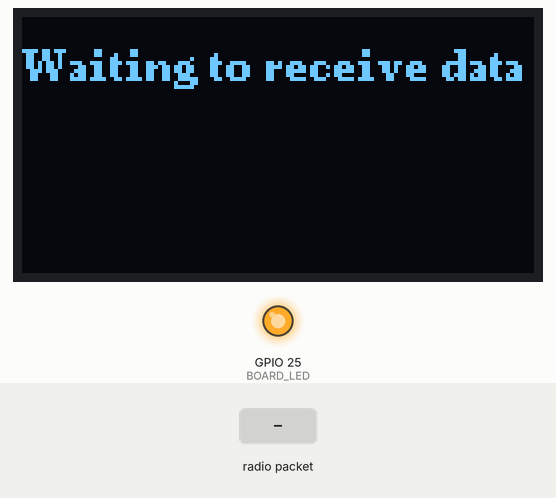
Recording of a sketch running on a simulated ESP32. On the bench: 128×64 one-colour display, output pins drawn as LEDs (lit = HIGH). Inputs (shaded band) come from the test bench. Storage starts empty; no radio packets arrive unless stated; nothing arrives over Bluetooth unless stated; what the sketch prints to the serial monitor is not drawn.

Above: at 8.9 s.
9.0 s: radio packet "clear" arrives
At 10.3 s:
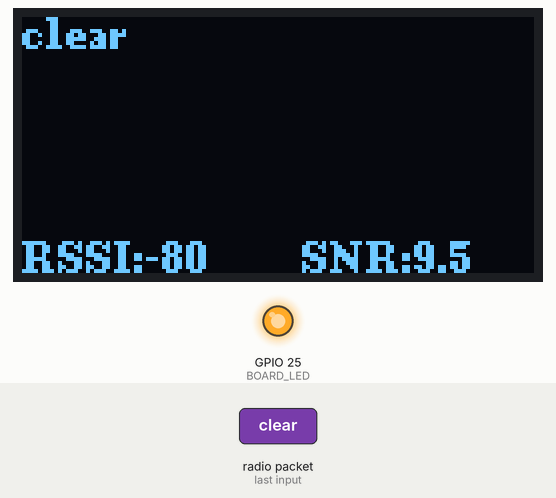
10.6 s: radio packet "count" arrives
At 11.8 s:
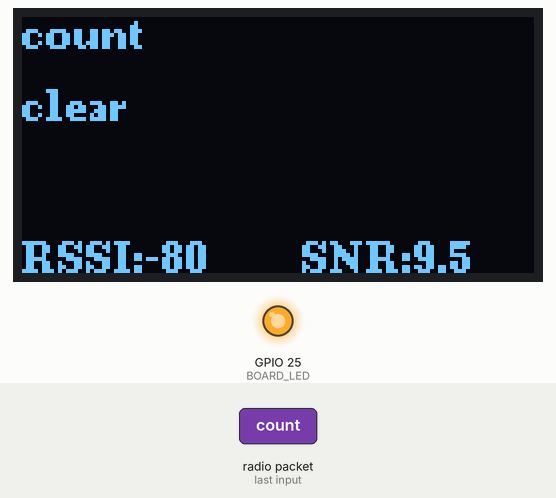
12.2 s: radio packet "log" arrives
At 13.0 s:
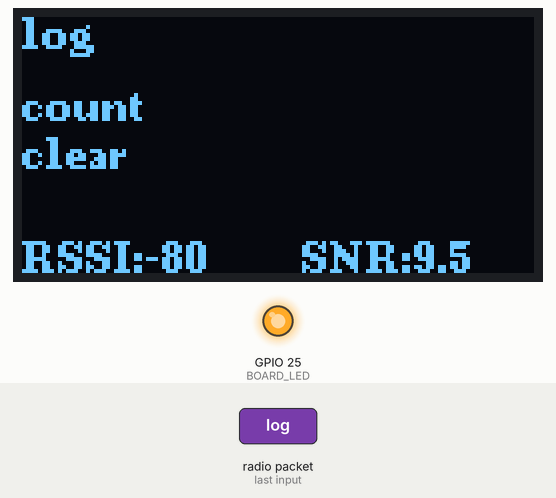
13.8 s: radio packet "1" arrives
At 14.2 s:
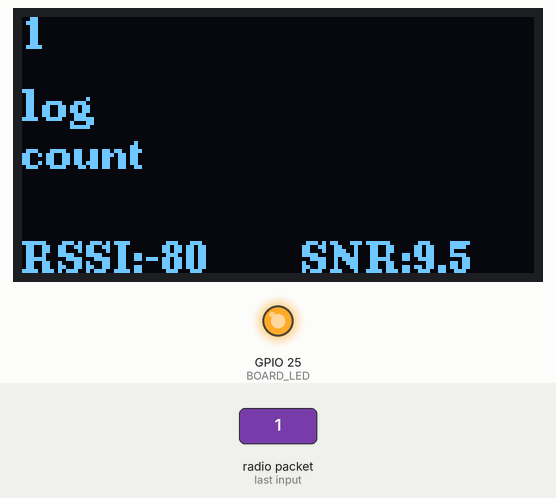
15.4 s: radio packet "0" arrives
At 16.7 s:
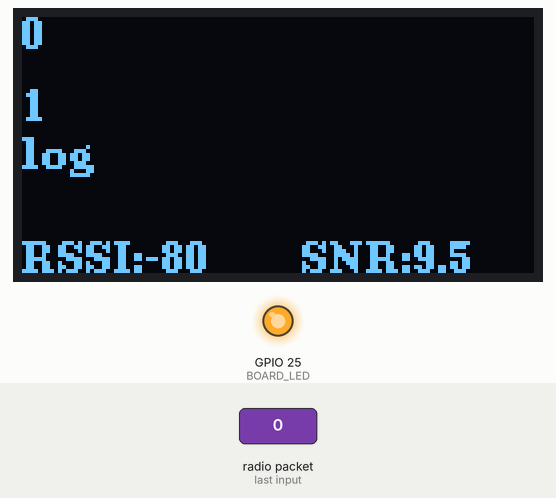
17.0 s: radio packet "2" arrives
At 17.9 s:
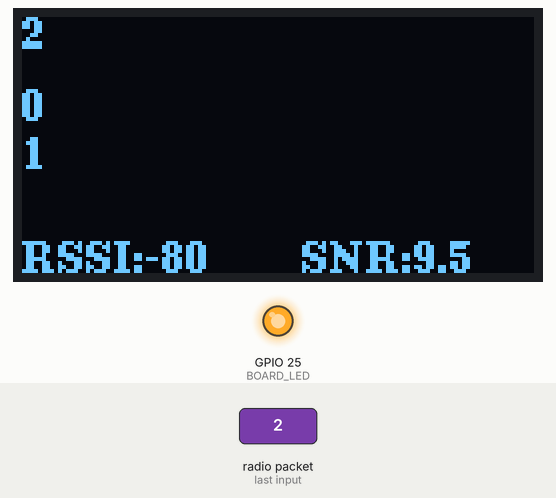
Timing chart, 0 to 19.6 s (numbered marks = the images above; inputs shaded):
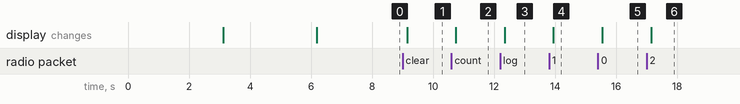

The sketch:

receive.ino
```cpp
// Repo:
// https://github.com/2021sam/LoRa_locate

// Setup:
//  Board:
//   Tools -> Boards -> Boards Manager -> esp32 -> install esp32 by Espressif Systems
//   Tools -> Board -> TTGO LoRa32-OLED
//   https://github.com/Xinyuan-LilyGO/LilyGo-LoRa-Series

//  Libraries:
// https://github.com/sandeepmistry/arduino-LoRa
// https://github.com/olikraus/u8g2


#include <LoRa.h>
#include "boards.h"
#include "BluetoothSerial.h"

String recv1 = "";
String recv2 = "";
String recv3 = "";
#define ARRAYSIZE 2000
String gps_path[ARRAYSIZE] = { "uno", "duo", "tri" };

//#define USE_PIN // Uncomment this to use PIN during pairing. The pin is specified on the line below
const char *pin = "1234";  // Change this to more secure PIN.

String device_name = "ESP32-BT-GPS";

#if !defined(CONFIG_BT_ENABLED) || !defined(CONFIG_BLUEDROID_ENABLED)
#error Bluetooth is not enabled! Please run `make menuconfig` to and enable it
#endif

#if !defined(CONFIG_BT_SPP_ENABLED)
#error Serial Bluetooth not available or not enabled. It is only available for the ESP32 chip.
#endif

BluetoothSerial SerialBT;
int count_received = 0;


void bluetooth_setup() {
  Serial.begin(115200);
  SerialBT.begin(device_name);  //Bluetooth device name
  Serial.printf("The device with name \"%s\" is started.\nNow you can pair it with Bluetooth!\n", device_name.c_str());
//Serial.printf("The device with name \"%s\" and MAC address %s is started.\nNow you can pair it with Bluetooth!\n", device_name.c_str(), SerialBT.getMacString()); // Use this after the MAC method is implemented
#ifdef USE_PIN
  SerialBT.setPin(pin);
  Serial.println("Using PIN");
#endif
}

void setup() {
  initBoard();
  // When the power is turned on, a delay is required.
  delay(1500);
  Serial.println("LoRa Receiver");
  Serial.println(LoRa_frequency);
  Serial.println(RADIO_CS_PIN);
  Serial.println(RADIO_RST_PIN);
  Serial.println(RADIO_DIO0_PIN);
  LoRa.setPins(RADIO_CS_PIN, RADIO_RST_PIN, RADIO_DIO0_PIN);
  if (!LoRa.begin(LoRa_frequency)) {
    Serial.println("Starting LoRa failed!");
    while (1)
      ;
  }
  bluetooth_setup();
}

void transmit_Bluetooth(String recv) {
  SerialBT.println("https://www.google.com/maps/dir//" + recv);
  delay(20);
}


void read_bluetooth_loop() {
  String recv = "";
  char incoming_char = '\0';
  int c = 0;
  while (SerialBT.available()) {
    incoming_char = (char)SerialBT.read();
    if (incoming_char != '\n' && incoming_char != '\r') {
      recv += incoming_char;
      c++;
    }
  }

  if (recv.length()) {
    if (recv.equals("clear")) {
      count_received = 0;
    }

    if (recv.equals("count")) {
      SerialBT.print("GPS pins: ");
      SerialBT.println(count_received);
    }

    if (recv.equals("log"))
    {
      Serial.println("Satellites,HDOP,Time,Latitude,Longitude,Altitude_meters,speed_kmph");
      SerialBT.println("Satellites,HDOP,Time,Latitude,Longitude,Altitude_meters,speed_kmph");
      for (int i = 0; i < count_received; i++) {
        Serial.print(i);
        Serial.print(": ");
        Serial.println(gps_path[i]);
        SerialBT.println(gps_path[i]);
      }
    }
  }
}

void read_LoRa_loop() {
  int packetSize = LoRa.parsePacket();
  if (packetSize) {
    String recv = "";
    while (LoRa.available()) {
      recv += (char)LoRa.read();
    }
    if (recv.length() > 0) {
      gps_path[count_received] = recv;
      Serial.print(++count_received);
      Serial.print(": ");
      Serial.println(recv);

      delay(40);  //  May need a delay on this side to reset for a send or other side to reset to receive.  30 may work
      LoRa.beginPacket();
      LoRa.print("Confirm: ");
      LoRa.print(count_received);
      LoRa.endPacket();
      transmit_Bluetooth(recv);
    }

    recv3 = recv2;
    recv2 = recv1;
    recv1 = recv;

    if (u8g2) {
      u8g2->clearBuffer();
      char buf[256];
      u8g2->drawStr(0, 8, recv1.c_str());
      u8g2->drawStr(0, 26, recv2.c_str());
      u8g2->drawStr(0, 38, recv3.c_str());
      snprintf(buf, sizeof(buf), "RSSI:%i", LoRa.packetRssi());
      u8g2->drawStr(0, 64, buf);
      snprintf(buf, sizeof(buf), "SNR:%.1f", LoRa.packetSnr());
      u8g2->drawStr(70, 64, buf);
      u8g2->sendBuffer();
    }
  }
}


void loop(){
  read_LoRa_loop();
  read_bluetooth_loop();
}
```

boards.h
```cpp
#include <Arduino.h>
#include <SPI.h>
#include <Wire.h>
#include "utilities.h"

#ifdef HAS_SDCARD
#include <SD.h>
#include <FS.h>
#endif

#ifdef HAS_DISPLAY
#include <U8g2lib.h>

#ifndef DISPLAY_MODEL
#define DISPLAY_MODEL U8G2_SSD1306_128X64_NONAME_F_HW_I2C
#endif

DISPLAY_MODEL *u8g2 = nullptr;
#endif

#ifndef OLED_WIRE_PORT
#define OLED_WIRE_PORT Wire
#endif

#if defined(HAS_PMU)
#include "XPowersLib.h"


XPowersLibInterface *PMU = NULL;

#ifndef PMU_WIRE_PORT
#define PMU_WIRE_PORT   Wire
#endif


bool pmuInterrupt;

void setPmuFlag()
{
    pmuInterrupt = true;
}


bool initPMU()
{
    if (!PMU) {
        PMU = new XPowersAXP2101(PMU_WIRE_PORT);
        if (!PMU->init()) {
            Serial.println("Warning: Failed to find AXP2101 power management");
            delete PMU;
            PMU = NULL;
        } else {
            Serial.println("AXP2101 PMU init succeeded, using AXP2101 PMU");
        }
    }

    if (!PMU) {
        PMU = new XPowersAXP192(PMU_WIRE_PORT);
        if (!PMU->init()) {
            Serial.println("Warning: Failed to find AXP192 power management");
            delete PMU;
            PMU = NULL;
        } else {
            Serial.println("AXP192 PMU init succeeded, using AXP192 PMU");
        }
    }

    if (!PMU) {
        return false;
    }

    PMU->setChargingLedMode(XPOWERS_CHG_LED_BLINK_1HZ);

    pinMode(PMU_IRQ, INPUT_PULLUP);
    attachInterrupt(PMU_IRQ, setPmuFlag, FALLING);

    if (PMU->getChipModel() == XPOWERS_AXP192) {

        PMU->setProtectedChannel(XPOWERS_DCDC3);

        // lora
        PMU->setPowerChannelVoltage(XPOWERS_LDO2, 3300);
        // gps
        PMU->setPowerChannelVoltage(XPOWERS_LDO3, 3300);
        // oled
        PMU->setPowerChannelVoltage(XPOWERS_DCDC1, 3300);

        PMU->enablePowerOutput(XPOWERS_LDO2);
        PMU->enablePowerOutput(XPOWERS_LDO3);

        //protected oled power source
        PMU->setProtectedChannel(XPOWERS_DCDC1);
        //protected esp32 power source
        PMU->setProtectedChannel(XPOWERS_DCDC3);
        // enable oled power
        PMU->enablePowerOutput(XPOWERS_DCDC1);

        //disable not use channel
        PMU->disablePowerOutput(XPOWERS_DCDC2);

        PMU->disableIRQ(XPOWERS_AXP192_ALL_IRQ);

        PMU->enableIRQ(XPOWERS_AXP192_VBUS_REMOVE_IRQ |
                       XPOWERS_AXP192_VBUS_INSERT_IRQ |
                       XPOWERS_AXP192_BAT_CHG_DONE_IRQ |
                       XPOWERS_AXP192_BAT_CHG_START_IRQ |
                       XPOWERS_AXP192_BAT_REMOVE_IRQ |
                       XPOWERS_AXP192_BAT_INSERT_IRQ |
                       XPOWERS_AXP192_PKEY_SHORT_IRQ
                      );

    } else if (PMU->getChipModel() == XPOWERS_AXP2101) {

#if defined(CONFIG_IDF_TARGET_ESP32)
        //Unuse power channel
        PMU->disablePowerOutput(XPOWERS_DCDC2);
        PMU->disablePowerOutput(XPOWERS_DCDC3);
        PMU->disablePowerOutput(XPOWERS_DCDC4);
        PMU->disablePowerOutput(XPOWERS_DCDC5);
        PMU->disablePowerOutput(XPOWERS_ALDO1);
        PMU->disablePowerOutput(XPOWERS_ALDO4);
        PMU->disablePowerOutput(XPOWERS_BLDO1);
        PMU->disablePowerOutput(XPOWERS_BLDO2);
        PMU->disablePowerOutput(XPOWERS_DLDO1);
        PMU->disablePowerOutput(XPOWERS_DLDO2);

        // GNSS RTC PowerVDD 3300mV
        PMU->setPowerChannelVoltage(XPOWERS_VBACKUP, 3300);
        PMU->enablePowerOutput(XPOWERS_VBACKUP);

        //ESP32 VDD 3300mV
        // ! No need to set, automatically open , Don't close it
        // PMU->setPowerChannelVoltage(XPOWERS_DCDC1, 3300);
        // PMU->setProtectedChannel(XPOWERS_DCDC1);
        PMU->setProtectedChannel(XPOWERS_DCDC1);

        // LoRa VDD 3300mV
        PMU->setPowerChannelVoltage(XPOWERS_ALDO2, 3300);
        PMU->enablePowerOutput(XPOWERS_ALDO2);

        //GNSS VDD 3300mV
        PMU->setPowerChannelVoltage(XPOWERS_ALDO3, 3300);
        PMU->enablePowerOutput(XPOWERS_ALDO3);

#endif /*CONFIG_IDF_TARGET_ESP32*/


#if defined(LILYGO_TBeamS3_SUPREME_V3_0)

        //t-beam m.2 inface
        //gps
        PMU->setPowerChannelVoltage(XPOWERS_ALDO4, 3300);
        PMU->enablePowerOutput(XPOWERS_ALDO4);

        // lora
        PMU->setPowerChannelVoltage(XPOWERS_ALDO3, 3300);
        PMU->enablePowerOutput(XPOWERS_ALDO3);

        // In order to avoid bus occupation, during initialization, the SD card and QMC sensor are powered off and restarted
        if (ESP_SLEEP_WAKEUP_UNDEFINED == esp_sleep_get_wakeup_cause()) {
            Serial.println("Power off and restart ALDO BLDO..");
            PMU->disablePowerOutput(XPOWERS_ALDO1);
            PMU->disablePowerOutput(XPOWERS_ALDO2);
            PMU->disablePowerOutput(XPOWERS_BLDO1);
            delay(250);
        }

        // Sensor
        PMU->setPowerChannelVoltage(XPOWERS_ALDO1, 3300);
        PMU->enablePowerOutput(XPOWERS_ALDO1);

        PMU->setPowerChannelVoltage(XPOWERS_ALDO2, 3300);
        PMU->enablePowerOutput(XPOWERS_ALDO2);

        //Sdcard

        PMU->setPowerChannelVoltage(XPOWERS_BLDO1, 3300);
        PMU->enablePowerOutput(XPOWERS_BLDO1);

        PMU->setPowerChannelVoltage(XPOWERS_BLDO2, 3300);
        PMU->enablePowerOutput(XPOWERS_BLDO2);

        //face m.2
        PMU->setPowerChannelVoltage(XPOWERS_DCDC3, 3300);
        PMU->enablePowerOutput(XPOWERS_DCDC3);

        PMU->setPowerChannelVoltage(XPOWERS_DCDC4, XPOWERS_AXP2101_DCDC4_VOL2_MAX);
        PMU->enablePowerOutput(XPOWERS_DCDC4);

        PMU->setPowerChannelVoltage(XPOWERS_DCDC5, 3300);
        PMU->enablePowerOutput(XPOWERS_DCDC5);


        //not use channel
        PMU->disablePowerOutput(XPOWERS_DCDC2);
        // PMU->disablePowerOutput(XPOWERS_DCDC4);
        // PMU->disablePowerOutput(XPOWERS_DCDC5);
        PMU->disablePowerOutput(XPOWERS_DLDO1);
        PMU->disablePowerOutput(XPOWERS_DLDO2);
        PMU->disablePowerOutput(XPOWERS_VBACKUP);

        // Set constant current charge current limit
        PMU->setChargerConstantCurr(XPOWERS_AXP2101_CHG_CUR_500MA);

        // Set charge cut-off voltage
        PMU->setChargeTargetVoltage(XPOWERS_AXP2101_CHG_VOL_4V2);

        // Disable all interrupts
        PMU->disableIRQ(XPOWERS_AXP2101_ALL_IRQ);
        // Clear all interrupt flags
        PMU->clearIrqStatus();
        // Enable the required interrupt function
        PMU->enableIRQ(
            XPOWERS_AXP2101_BAT_INSERT_IRQ    | XPOWERS_AXP2101_BAT_REMOVE_IRQ      |   //BATTERY
            XPOWERS_AXP2101_VBUS_INSERT_IRQ   | XPOWERS_AXP2101_VBUS_REMOVE_IRQ     |   //VBUS
            XPOWERS_AXP2101_PKEY_SHORT_IRQ    | XPOWERS_AXP2101_PKEY_LONG_IRQ       |   //POWER KEY
            XPOWERS_AXP2101_BAT_CHG_DONE_IRQ  | XPOWERS_AXP2101_BAT_CHG_START_IRQ       //CHARGE
            // XPOWERS_AXP2101_PKEY_NEGATIVE_IRQ | XPOWERS_AXP2101_PKEY_POSITIVE_IRQ   |   //POWER KEY
        );

#endif
    }

    PMU->enableSystemVoltageMeasure();
    PMU->enableVbusVoltageMeasure();
    PMU->enableBattVoltageMeasure();
    // It is necessary to disable the detection function of the TS pin on the board
    // without the battery temperature detection function, otherwise it will cause abnormal charging
    PMU->disableTSPinMeasure();

    Serial.printf("=========================================\n");
    if (PMU->isChannelAvailable(XPOWERS_DCDC1)) {
        Serial.printf("DC1  : %s   Voltage: %04u mV \n",  PMU->isPowerChannelEnable(XPOWERS_DCDC1)  ? "+" : "-",  PMU->getPowerChannelVoltage(XPOWERS_DCDC1));
    }
    if (PMU->isChannelAvailable(XPOWERS_DCDC2)) {
        Serial.printf("DC2  : %s   Voltage: %04u mV \n",  PMU->isPowerChannelEnable(XPOWERS_DCDC2)  ? "+" : "-",  PMU->getPowerChannelVoltage(XPOWERS_DCDC2));
    }
    if (PMU->isChannelAvailable(XPOWERS_DCDC3)) {
        Serial.printf("DC3  : %s   Voltage: %04u mV \n",  PMU->isPowerChannelEnable(XPOWERS_DCDC3)  ? "+" : "-",  PMU->getPowerChannelVoltage(XPOWERS_DCDC3));
    }
    if (PMU->isChannelAvailable(XPOWERS_DCDC4)) {
        Serial.printf("DC4  : %s   Voltage: %04u mV \n",  PMU->isPowerChannelEnable(XPOWERS_DCDC4)  ? "+" : "-",  PMU->getPowerChannelVoltage(XPOWERS_DCDC4));
    }
    if (PMU->isChannelAvailable(XPOWERS_DCDC5)) {
        Serial.printf("DC5  : %s   Voltage: %04u mV \n",  PMU->isPowerChannelEnable(XPOWERS_DCDC5)  ? "+" : "-",  PMU->getPowerChannelVoltage(XPOWERS_DCDC5));
    }
    if (PMU->isChannelAvailable(XPOWERS_LDO2)) {
        Serial.printf("LDO2 : %s   Voltage: %04u mV \n",  PMU->isPowerChannelEnable(XPOWERS_LDO2)   ? "+" : "-",  PMU->getPowerChannelVoltage(XPOWERS_LDO2));
    }
    if (PMU->isChannelAvailable(XPOWERS_LDO3)) {
        Serial.printf("LDO3 : %s   Voltage: %04u mV \n",  PMU->isPowerChannelEnable(XPOWERS_LDO3)   ? "+" : "-",  PMU->getPowerChannelVoltage(XPOWERS_LDO3));
    }
    if (PMU->isChannelAvailable(XPOWERS_ALDO1)) {
        Serial.printf("ALDO1: %s   Voltage: %04u mV \n",  PMU->isPowerChannelEnable(XPOWERS_ALDO1)  ? "+" : "-",  PMU->getPowerChannelVoltage(XPOWERS_ALDO1));
    }
    if (PMU->isChannelAvailable(XPOWERS_ALDO2)) {
        Serial.printf("ALDO2: %s   Voltage: %04u mV \n",  PMU->isPowerChannelEnable(XPOWERS_ALDO2)  ? "+" : "-",  PMU->getPowerChannelVoltage(XPOWERS_ALDO2));
    }
    if (PMU->isChannelAvailable(XPOWERS_ALDO3)) {
        Serial.printf("ALDO3: %s   Voltage: %04u mV \n",  PMU->isPowerChannelEnable(XPOWERS_ALDO3)  ? "+" : "-",  PMU->getPowerChannelVoltage(XPOWERS_ALDO3));
    }
    if (PMU->isChannelAvailable(XPOWERS_ALDO4)) {
        Serial.printf("ALDO4: %s   Voltage: %04u mV \n",  PMU->isPowerChannelEnable(XPOWERS_ALDO4)  ? "+" : "-",  PMU->getPowerChannelVoltage(XPOWERS_ALDO4));
    }
    if (PMU->isChannelAvailable(XPOWERS_BLDO1)) {
        Serial.printf("BLDO1: %s   Voltage: %04u mV \n",  PMU->isPowerChannelEnable(XPOWERS_BLDO1)  ? "+" : "-",  PMU->getPowerChannelVoltage(XPOWERS_BLDO1));
    }
    if (PMU->isChannelAvailable(XPOWERS_BLDO2)) {
        Serial.printf("BLDO2: %s   Voltage: %04u mV \n",  PMU->isPowerChannelEnable(XPOWERS_BLDO2)  ? "+" : "-",  PMU->getPowerChannelVoltage(XPOWERS_BLDO2));
    }
    Serial.printf("=========================================\n");


    // Set the time of pressing the button to turn off
    PMU->setPowerKeyPressOffTime(XPOWERS_POWEROFF_4S);
    uint8_t opt = PMU->getPowerKeyPressOffTime();
    Serial.print("PowerKeyPressOffTime:");
    switch (opt) {
    case XPOWERS_POWEROFF_4S: Serial.println("4 Second");
        break;
    case XPOWERS_POWEROFF_6S: Serial.println("6 Second");
        break;
    case XPOWERS_POWEROFF_8S: Serial.println("8 Second");
        break;
    case XPOWERS_POWEROFF_10S: Serial.println("10 Second");
        break;
    default:
        break;
    }

    return true;
}

void disablePeripherals()
{
}
#else
#define initPMU()
#define disablePeripherals()
#endif

SPIClass SDSPI(HSPI);


void initBoard()
{
    Serial.begin(115200);
    Serial.println("initBoard");
    SPI.begin(RADIO_SCLK_PIN, RADIO_MISO_PIN, RADIO_MOSI_PIN);


    Wire.begin(I2C_SDA, I2C_SCL);


#ifdef I2C1_SDA
    Wire1.begin(I2C1_SDA, I2C1_SCL);
#endif

#ifdef RADIO_TXCO_ENABLE
    /*
    * In the T3 V1.6.1 TXCO version, Radio DIO1 is connected to Radio’s
    * internal temperature-compensated crystal oscillator enable
    * */
    pinMode(RADIO_TXCO_ENABLE, OUTPUT);
    digitalWrite(RADIO_TXCO_ENABLE, HIGH);
#endif

#ifdef HAS_GPS
    Serial1.begin(GPS_BAUD_RATE, SERIAL_8N1, GPS_RX_PIN, GPS_TX_PIN);
#endif

#if OLED_RST
    pinMode(OLED_RST, OUTPUT);
    digitalWrite(OLED_RST, HIGH); delay(20);
    digitalWrite(OLED_RST, LOW);  delay(20);
    digitalWrite(OLED_RST, HIGH); delay(20);
#endif

    initPMU();


#ifdef BOARD_LED
    /*
    * T-BeamV1.0, V1.1 LED defaults to low level as trun on,
    * so it needs to be forced to pull up
    * * * * */
#if LED_ON == LOW
    gpio_hold_dis(GPIO_NUM_4);
#endif
    pinMode(BOARD_LED, OUTPUT);
    digitalWrite(BOARD_LED, LED_ON);
#endif


#ifdef HAS_DISPLAY
    Wire.beginTransmission(0x3C);
    if (Wire.endTransmission() == 0) {
        Serial.println("Started OLED");
        u8g2 = new DISPLAY_MODEL(U8G2_R0, U8X8_PIN_NONE);
        u8g2->begin();
        u8g2->clearBuffer();
        u8g2->setFlipMode(0);
        u8g2->setFontMode(1); // Transparent
        u8g2->setDrawColor(1);
        u8g2->setFontDirection(0);
        u8g2->firstPage();
        do {
            u8g2->setFont(u8g2_font_inb19_mr);
            u8g2->drawStr(0, 30, "LilyGo");
            u8g2->drawHLine(2, 35, 47);
            u8g2->drawHLine(3, 36, 47);
            u8g2->drawVLine(45, 32, 12);
            u8g2->drawVLine(46, 33, 12);
            u8g2->setFont(u8g2_font_inb19_mf);
            u8g2->drawStr(58, 60, "LoRa");
        } while ( u8g2->nextPage() );
        u8g2->sendBuffer();
        u8g2->setFont(u8g2_font_fur11_tf);
        delay(3000);
    }
#endif


#ifdef HAS_SDCARD
    if (u8g2) {
        u8g2->setFont(u8g2_font_ncenB08_tr);
    }
    pinMode(SDCARD_MISO, INPUT_PULLUP);
    SDSPI.begin(SDCARD_SCLK, SDCARD_MISO, SDCARD_MOSI, SDCARD_CS);
    if (u8g2) {
        u8g2->clearBuffer();
    }

    if (!SD.begin(SDCARD_CS, SDSPI)) {

        Serial.println("setupSDCard FAIL");
        if (u8g2) {
            do {
                u8g2->setCursor(0, 16);
                u8g2->println( "SDCard FAILED");;
            } while ( u8g2->nextPage() );
        }

    } else {
        uint32_t cardSize = SD.cardSize() / (1024 * 1024);
        if (u8g2) {
            do {
                u8g2->setCursor(0, 16);
                u8g2->print( "SDCard:");;
                u8g2->print(cardSize / 1024.0);;
                u8g2->println(" GB");;
            } while ( u8g2->nextPage() );
        }

        Serial.print("setupSDCard PASS . SIZE = ");
        Serial.print(cardSize / 1024.0);
        Serial.println(" GB");
    }
    if (u8g2) {
        u8g2->sendBuffer();
    }
    delay(3000);
#endif

#ifdef HAS_DISPLAY
    if (u8g2) {
        u8g2->clearBuffer();
        do {
            u8g2->setCursor(0, 16);
            u8g2->println( "Waiting to receive data");;
        } while ( u8g2->nextPage() );
    }
#endif

}
```

Source omitted: utilities.h (6606 bytes)

Measured:
- after the input at 9.0 s, the display: changes after 0.15 s (image 1)
- after the input at 10.6 s, the display: changes after 0.15 s (image 2)
- after the input at 12.2 s, the display: changes after 0.15 s (image 3)
- after the input at 13.8 s, the display: changes after 0.15 s (image 4)
- after the input at 15.4 s, the display: changes after 0.15 s (image 5)
- after the input at 17.0 s, the display: changes after 0.15 s (image 6)
